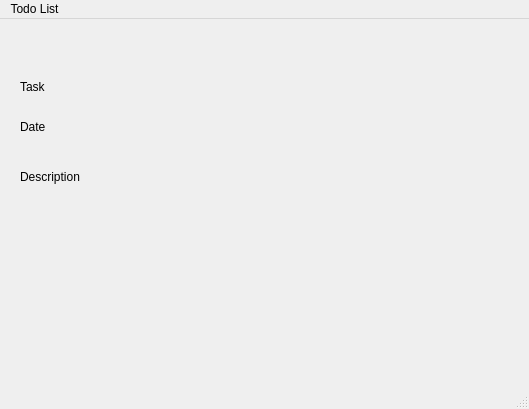
<?xml version="1.0" encoding="UTF-8"?>
<ui version="4.0">
 <class>MainWindow</class>
 <widget class="QMainWindow" name="MainWindow">
  <property name="geometry">
   <rect>
    <x>0</x>
    <y>0</y>
    <width>529</width>
    <height>409</height>
   </rect>
  </property>
  <property name="windowTitle">
   <string>MainWindow</string>
  </property>
  <widget class="QWidget" name="centralwidget">
   <widget class="QLabel" name="logoLabel">
    <property name="geometry">
     <rect>
      <x>480</x>
      <y>0</y>
      <width>41</width>
      <height>41</height>
     </rect>
    </property>
    <property name="pixmap">
     <pixmap resource="resources.qrc">:/icons/Cute-character.png</pixmap>
    </property>
    <property name="scaledContents">
     <bool>true</bool>
    </property>
   </widget>
   <widget class="QLabel" name="label">
    <property name="geometry">
     <rect>
      <x>20</x>
      <y>60</y>
      <width>58</width>
      <height>16</height>
     </rect>
    </property>
    <property name="text">
     <string>Task</string>
    </property>
   </widget>
   <widget class="QLabel" name="label_2">
    <property name="geometry">
     <rect>
      <x>20</x>
      <y>100</y>
      <width>58</width>
      <height>16</height>
     </rect>
    </property>
    <property name="text">
     <string>Date</string>
    </property>
   </widget>
   <widget class="QLabel" name="label_3">
    <property name="geometry">
     <rect>
      <x>20</x>
      <y>150</y>
      <width>91</width>
      <height>16</height>
     </rect>
    </property>
    <property name="text">
     <string>Description</string>
    </property>
   </widget>
   <widget class="QLabel" name="todo_field">
    <property name="geometry">
     <rect>
      <x>80</x>
      <y>60</y>
      <width>221</width>
      <height>16</height>
     </rect>
    </property>
    <property name="text">
     <string/>
    </property>
   </widget>
   <widget class="QLabel" name="date_field">
    <property name="geometry">
     <rect>
      <x>80</x>
      <y>100</y>
      <width>181</width>
      <height>16</height>
     </rect>
    </property>
    <property name="text">
     <string/>
    </property>
   </widget>
   <widget class="QLabel" name="description_field">
    <property name="geometry">
     <rect>
      <x>20</x>
      <y>170</y>
      <width>471</width>
      <height>141</height>
     </rect>
    </property>
    <property name="text">
     <string/>
    </property>
   </widget>
  </widget>
  <widget class="QMenuBar" name="menubar">
   <property name="geometry">
    <rect>
     <x>0</x>
     <y>0</y>
     <width>529</width>
     <height>24</height>
    </rect>
   </property>
   <widget class="QMenu" name="menuTodo_List">
    <property name="title">
     <string>Todo List</string>
    </property>
   </widget>
   <addaction name="menuTodo_List"/>
  </widget>
  <widget class="QStatusBar" name="statusbar"/>
 </widget>
 <resources>
  <include location="resources.qrc"/>
 </resources>
 <connections/>
</ui>
